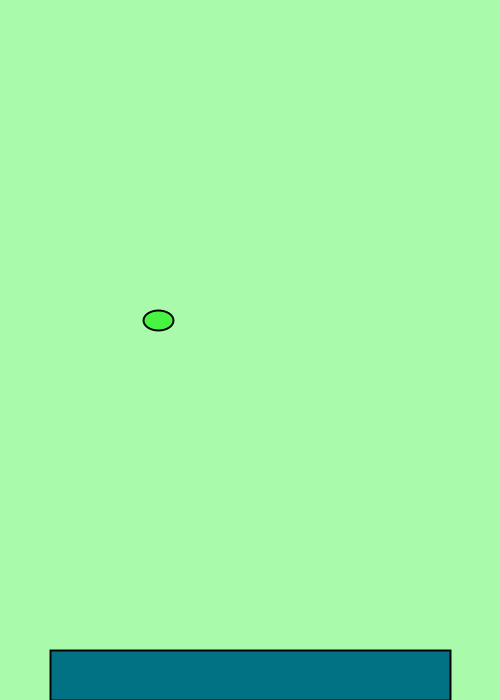
Frame 1 (no input)
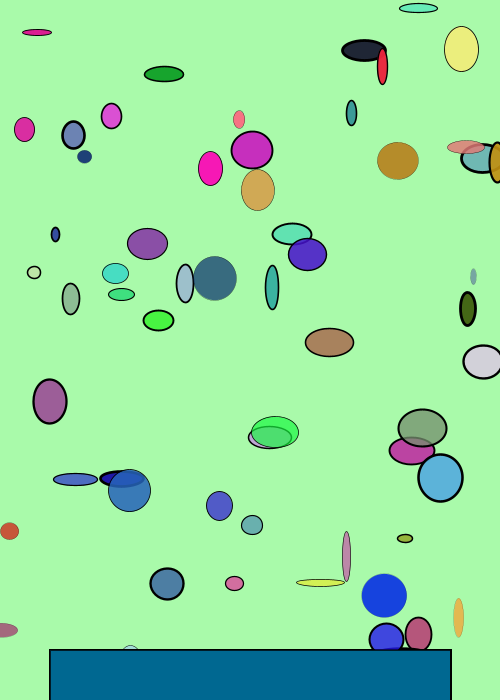
Frame 60 (the mouse pressed at the canvas centre just before this capture)
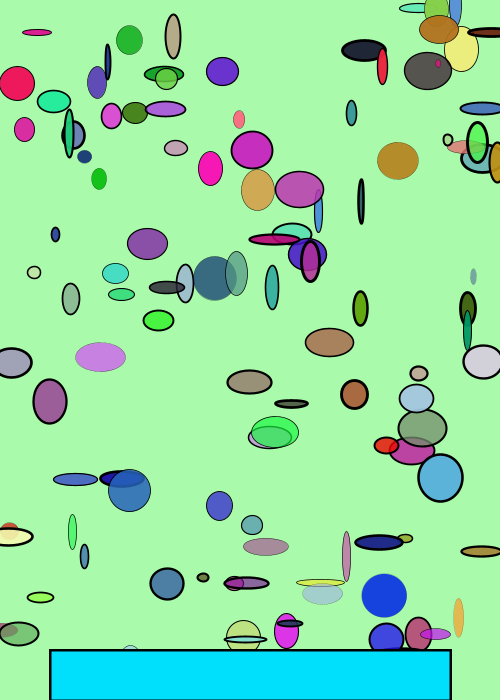
Frame 120 (the mouse held since frame 60 and released just before this capture)

The Processing sketch that drew these frames (run headless with seeded random() and noise(); from frame 60 on, the mouse is pressed at the canvas centre):

// Processing sketch: processing_169485
// ── processing_169485.pde

boolean boton=false;
float a;
float c;
float d;
float e;
float f;
float h;
float i;
float j;
float r, g, b, k;
void setup()
{size (500,700);
background(#A9FAAA);
frameRate(5);}

void draw(){
  if (boton==true){
  a=random(0,3);
  strokeWeight(a);
  r=random(255);
  g=random(255);
  b=random(255);
  k=random(150,255);
  fill(r,g,b,k);
  float a;
  a=random(width);
  float c;
  c=random(height);
  float d;
  d=random(5,50);
  float e;
  e=random(5,50);
  rect(a,c,d,e); 
  }else{
  a=random(0,3);
  strokeWeight(a);
  r=random(255);
  g=random(255);
  b=random(255);
  k=random(150,255);
  fill(r,g,b,k);
  float f;
  f=random(width);
  float h;
  h=random(height);
  float i;
  i=random(5,50);
  float j;
  j=random(5,50);
  ellipse(f,h,i,j);}
  r=random(0);
  g=random(100,255);
  b=random(100,255);
  fill(r,g,b);
rect(50,650,400,50);}

void mousePressed(){
  if (mouseX>50 && mouseX<450 && mouseY>650 && mouseY<height){
    boton=!boton;
    background(#A9FAAA);
    rect(50,650,400,50);}
}
